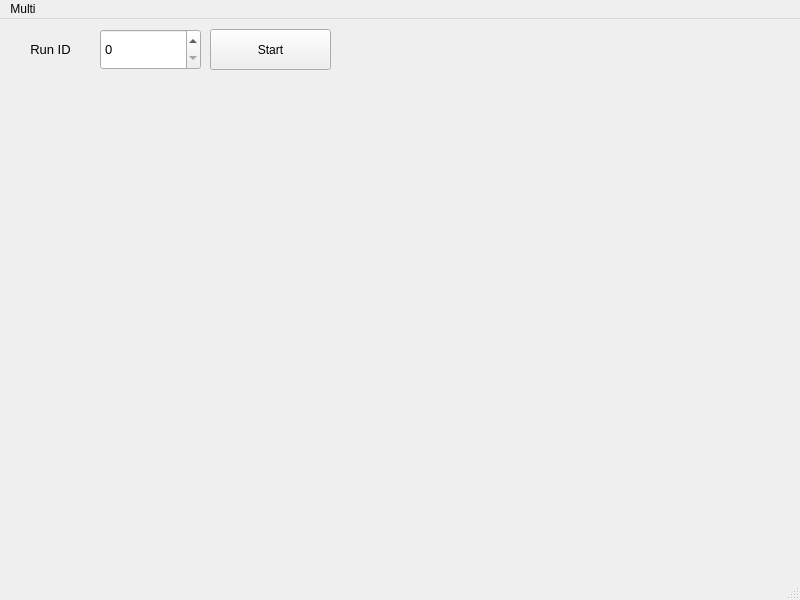
<?xml version="1.0" encoding="UTF-8"?>
<ui version="4.0">
 <class>MainWindow</class>
 <widget class="QMainWindow" name="MainWindow">
  <property name="geometry">
   <rect>
    <x>0</x>
    <y>0</y>
    <width>800</width>
    <height>600</height>
   </rect>
  </property>
  <property name="windowTitle">
   <string>MainWindow</string>
  </property>
  <widget class="QWidget" name="centralwidget">
   <widget class="QSpinBox" name="spinBox_run_id">
    <property name="geometry">
     <rect>
      <x>100</x>
      <y>10</y>
      <width>101</width>
      <height>41</height>
     </rect>
    </property>
    <property name="font">
     <font>
      <pointsize>10</pointsize>
     </font>
    </property>
   </widget>
   <widget class="QLabel" name="label_run_id">
    <property name="geometry">
     <rect>
      <x>10</x>
      <y>10</y>
      <width>81</width>
      <height>41</height>
     </rect>
    </property>
    <property name="font">
     <font>
      <family>MS Shell Dlg 2</family>
      <pointsize>10</pointsize>
      <italic>false</italic>
      <underline>false</underline>
      <strikeout>false</strikeout>
     </font>
    </property>
    <property name="text">
     <string>Run ID</string>
    </property>
    <property name="alignment">
     <set>Qt::AlignCenter</set>
    </property>
   </widget>
   <widget class="QwtPlot" name="plot_reward_over_time">
    <property name="geometry">
     <rect>
      <x>10</x>
      <y>60</y>
      <width>771</width>
      <height>481</height>
     </rect>
    </property>
    <property name="propertiesDocument" stdset="0">
     <string/>
    </property>
   </widget>
   <widget class="QPushButton" name="button_start">
    <property name="geometry">
     <rect>
      <x>210</x>
      <y>10</y>
      <width>121</width>
      <height>41</height>
     </rect>
    </property>
    <property name="text">
     <string>Start</string>
    </property>
   </widget>
  </widget>
  <widget class="QMenuBar" name="menubar">
   <property name="geometry">
    <rect>
     <x>0</x>
     <y>0</y>
     <width>800</width>
     <height>26</height>
    </rect>
   </property>
   <widget class="QMenu" name="menuMulti">
    <property name="title">
     <string>Multi</string>
    </property>
   </widget>
   <addaction name="menuMulti"/>
  </widget>
  <widget class="QStatusBar" name="statusbar"/>
 </widget>
 <customwidgets>
  <customwidget>
   <class>QwtPlot</class>
   <extends>QFrame</extends>
   <header>qwt_plot.h</header>
  </customwidget>
 </customwidgets>
 <resources/>
 <connections/>
</ui>
